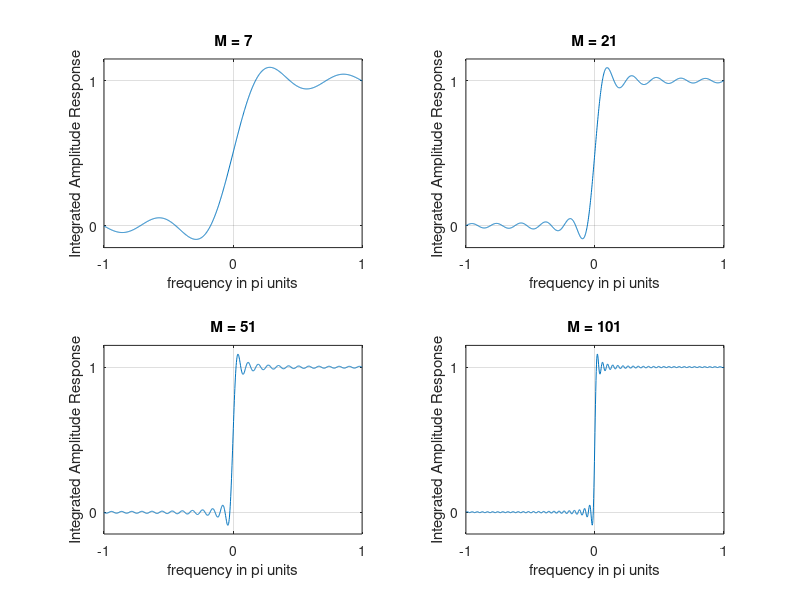

The MATLAB source for this figure:
% Chapter 7: Rectangular Window Gibbs Phenomenon

%

subplot(1,1,1); N = 1000;

% M = 7

M = 7; alpha = (M-1)/2;

n = -alpha:alpha;

w = ones(1,M);

omega = (2*pi/N)*[-N/2:N/2];

Wr = real(w*(exp(-j*n'*omega)));

db = 20*log10(abs(Wr)/max(Wr));

IntWr = cumsum(Wr)/N;

%

% plots

subplot(2,2,1); plot(omega/pi,IntWr);

axis([-1,1,-0.15,1.15]);

title('M = 7')

xlabel('frequency in pi units'); ylabel('Integrated Amplitude Response')

set(gca,'YTickMode','manual','YTick',[0,1])

set(gca,'XTickMode','manual','XTick',[-1,0,1]); grid

%

% M = 21

M = 21; alpha = (M-1)/2;

n = -alpha:alpha;

w = ones(1,M);

omega = (2*pi/N)*[-N/2:N/2];

Wr = real(w*(exp(-j*n'*omega)));

db = 20*log10(abs(Wr)/max(Wr));

IntWr = cumsum(Wr)/N;

%

% plots

subplot(2,2,2); plot(omega/pi,IntWr);

axis([-1,1,-0.15,1.15]);

title('M = 21')

xlabel('frequency in pi units'); ylabel('Integrated Amplitude Response')

set(gca,'YTickMode','manual','YTick',[0,1])

set(gca,'XTickMode','manual','XTick',[-1,0,1]); grid

%

% M = 51

M = 51; alpha = (M-1)/2;

n = -alpha:alpha;

w = ones(1,M);

omega = (2*pi/N)*[-N/2:N/2];

Wr = real(w*(exp(-j*n'*omega)));

db = 20*log10(abs(Wr)/max(Wr));

IntWr = cumsum(Wr)/N;

%

% plots

subplot(2,2,3); plot(omega/pi,IntWr);

axis([-1,1,-0.15,1.15]);

title('M = 51')

xlabel('frequency in pi units'); ylabel('Integrated Amplitude Response')

set(gca,'YTickMode','manual','YTick',[0,1])

set(gca,'XTickMode','manual','XTick',[-1,0,1]); grid

%

% M = 101

M = 101; alpha = (M-1)/2;

n = -alpha:alpha;

w = ones(1,M);

omega = (2*pi/N)*[-N/2:N/2];

Wr = real(w*(exp(-j*n'*omega)));

db = 20*log10(abs(Wr)/max(Wr));

IntWr = cumsum(Wr)/N;

%

% plots

subplot(2,2,4); plot(omega/pi,IntWr);

axis([-1,1,-0.15,1.15]);

title('M = 101')

xlabel('frequency in pi units'); ylabel('Integrated Amplitude Response')

set(gca,'YTickMode','manual','YTick',[0,1])

set(gca,'XTickMode','manual','XTick',[-1,0,1]); grid

